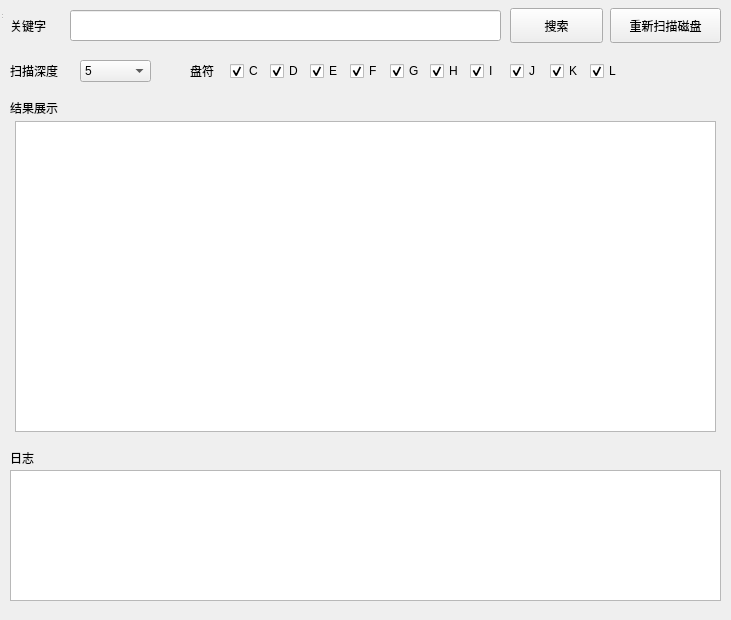
<?xml version="1.0" encoding="UTF-8"?>
<ui version="4.0">
 <class>Widget</class>
 <widget class="QWidget" name="Widget">
  <property name="geometry">
   <rect>
    <x>0</x>
    <y>0</y>
    <width>731</width>
    <height>620</height>
   </rect>
  </property>
  <property name="windowTitle">
   <string>MainWindow</string>
  </property>
  <widget class="QWidget" name="centralwidget" native="true">
   <property name="enabled">
    <bool>true</bool>
   </property>
   <property name="geometry">
    <rect>
     <x>0</x>
     <y>0</y>
     <width>731</width>
     <height>609</height>
    </rect>
   </property>
   <widget class="QLabel" name="label_1">
    <property name="geometry">
     <rect>
      <x>10</x>
      <y>10</y>
      <width>51</width>
      <height>31</height>
     </rect>
    </property>
    <property name="text">
     <string>关键字</string>
    </property>
   </widget>
   <widget class="QLineEdit" name="queryEdit">
    <property name="geometry">
     <rect>
      <x>70</x>
      <y>10</y>
      <width>431</width>
      <height>31</height>
     </rect>
    </property>
   </widget>
   <widget class="QPushButton" name="pushButton">
    <property name="geometry">
     <rect>
      <x>510</x>
      <y>8</y>
      <width>93</width>
      <height>35</height>
     </rect>
    </property>
    <property name="cursor">
     <cursorShape>PointingHandCursor</cursorShape>
    </property>
    <property name="text">
     <string>搜索</string>
    </property>
   </widget>
   <widget class="QLabel" name="label_2">
    <property name="geometry">
     <rect>
      <x>10</x>
      <y>90</y>
      <width>64</width>
      <height>35</height>
     </rect>
    </property>
    <property name="text">
     <string>结果展示</string>
    </property>
   </widget>
   <widget class="QLabel" name="label_3">
    <property name="geometry">
     <rect>
      <x>10</x>
      <y>450</y>
      <width>51</width>
      <height>16</height>
     </rect>
    </property>
    <property name="text">
     <string>日志</string>
    </property>
   </widget>
   <widget class="QTextBrowser" name="logTextArea">
    <property name="geometry">
     <rect>
      <x>10</x>
      <y>470</y>
      <width>711</width>
      <height>131</height>
     </rect>
    </property>
   </widget>
   <widget class="QLabel" name="label">
    <property name="geometry">
     <rect>
      <x>10</x>
      <y>60</y>
      <width>71</width>
      <height>22</height>
     </rect>
    </property>
    <property name="text">
     <string>扫描深度</string>
    </property>
   </widget>
   <widget class="QComboBox" name="depth">
    <property name="geometry">
     <rect>
      <x>80</x>
      <y>60</y>
      <width>71</width>
      <height>22</height>
     </rect>
    </property>
    <property name="currentIndex">
     <number>1</number>
    </property>
    <item>
     <property name="text">
      <string>8</string>
     </property>
    </item>
    <item>
     <property name="text">
      <string>5</string>
     </property>
    </item>
    <item>
     <property name="text">
      <string>3</string>
     </property>
    </item>
    <item>
     <property name="text">
      <string>无限制</string>
     </property>
    </item>
   </widget>
   <widget class="QLabel" name="label_4">
    <property name="geometry">
     <rect>
      <x>190</x>
      <y>60</y>
      <width>31</width>
      <height>22</height>
     </rect>
    </property>
    <property name="text">
     <string>盘符</string>
    </property>
   </widget>
   <widget class="QCheckBox" name="checkBox_C">
    <property name="enabled">
     <bool>true</bool>
    </property>
    <property name="geometry">
     <rect>
      <x>230</x>
      <y>60</y>
      <width>41</width>
      <height>22</height>
     </rect>
    </property>
    <property name="font">
     <font>
      <weight>50</weight>
      <italic>false</italic>
      <bold>false</bold>
      <underline>false</underline>
      <strikeout>false</strikeout>
      <stylestrategy>PreferDefault</stylestrategy>
     </font>
    </property>
    <property name="styleSheet">
     <string notr="true"/>
    </property>
    <property name="text">
     <string>C</string>
    </property>
    <property name="checkable">
     <bool>true</bool>
    </property>
    <property name="checked">
     <bool>true</bool>
    </property>
   </widget>
   <widget class="QCheckBox" name="checkBox_D">
    <property name="geometry">
     <rect>
      <x>270</x>
      <y>60</y>
      <width>41</width>
      <height>22</height>
     </rect>
    </property>
    <property name="text">
     <string>D</string>
    </property>
    <property name="checked">
     <bool>true</bool>
    </property>
   </widget>
   <widget class="QCheckBox" name="checkBox_E">
    <property name="geometry">
     <rect>
      <x>310</x>
      <y>60</y>
      <width>41</width>
      <height>22</height>
     </rect>
    </property>
    <property name="text">
     <string>E</string>
    </property>
    <property name="checked">
     <bool>true</bool>
    </property>
   </widget>
   <widget class="QCheckBox" name="checkBox_F">
    <property name="geometry">
     <rect>
      <x>350</x>
      <y>60</y>
      <width>41</width>
      <height>22</height>
     </rect>
    </property>
    <property name="text">
     <string>F</string>
    </property>
    <property name="checked">
     <bool>true</bool>
    </property>
   </widget>
   <widget class="QCheckBox" name="checkBox_G">
    <property name="geometry">
     <rect>
      <x>390</x>
      <y>60</y>
      <width>41</width>
      <height>22</height>
     </rect>
    </property>
    <property name="text">
     <string>G</string>
    </property>
    <property name="checked">
     <bool>true</bool>
    </property>
   </widget>
   <widget class="QCheckBox" name="checkBox_I">
    <property name="geometry">
     <rect>
      <x>470</x>
      <y>60</y>
      <width>41</width>
      <height>22</height>
     </rect>
    </property>
    <property name="text">
     <string>I</string>
    </property>
    <property name="checked">
     <bool>true</bool>
    </property>
   </widget>
   <widget class="QCheckBox" name="checkBox_J">
    <property name="geometry">
     <rect>
      <x>510</x>
      <y>60</y>
      <width>41</width>
      <height>22</height>
     </rect>
    </property>
    <property name="text">
     <string>J</string>
    </property>
    <property name="checked">
     <bool>true</bool>
    </property>
   </widget>
   <widget class="QCheckBox" name="checkBox_K">
    <property name="geometry">
     <rect>
      <x>550</x>
      <y>60</y>
      <width>41</width>
      <height>22</height>
     </rect>
    </property>
    <property name="text">
     <string>K</string>
    </property>
    <property name="checked">
     <bool>true</bool>
    </property>
   </widget>
   <widget class="QCheckBox" name="checkBox_L">
    <property name="geometry">
     <rect>
      <x>590</x>
      <y>60</y>
      <width>41</width>
      <height>22</height>
     </rect>
    </property>
    <property name="text">
     <string>L</string>
    </property>
    <property name="checked">
     <bool>true</bool>
    </property>
   </widget>
   <widget class="QCheckBox" name="checkBox_H">
    <property name="geometry">
     <rect>
      <x>430</x>
      <y>60</y>
      <width>41</width>
      <height>22</height>
     </rect>
    </property>
    <property name="text">
     <string>H</string>
    </property>
    <property name="checked">
     <bool>true</bool>
    </property>
   </widget>
   <widget class="QListView" name="listview_result">
    <property name="enabled">
     <bool>true</bool>
    </property>
    <property name="geometry">
     <rect>
      <x>15</x>
      <y>121</y>
      <width>701</width>
      <height>311</height>
     </rect>
    </property>
    <property name="editTriggers">
     <set>QAbstractItemView::NoEditTriggers</set>
    </property>
   </widget>
   <widget class="QPushButton" name="scan_button">
    <property name="geometry">
     <rect>
      <x>610</x>
      <y>8</y>
      <width>111</width>
      <height>35</height>
     </rect>
    </property>
    <property name="cursor">
     <cursorShape>PointingHandCursor</cursorShape>
    </property>
    <property name="text">
     <string>重新扫描磁盘</string>
    </property>
   </widget>
  </widget>
  <widget class="QStatusBar" name="statusbar">
   <property name="geometry">
    <rect>
     <x>0</x>
     <y>0</y>
     <width>3</width>
     <height>20</height>
    </rect>
   </property>
  </widget>
 </widget>
 <resources/>
 <connections/>
</ui>
